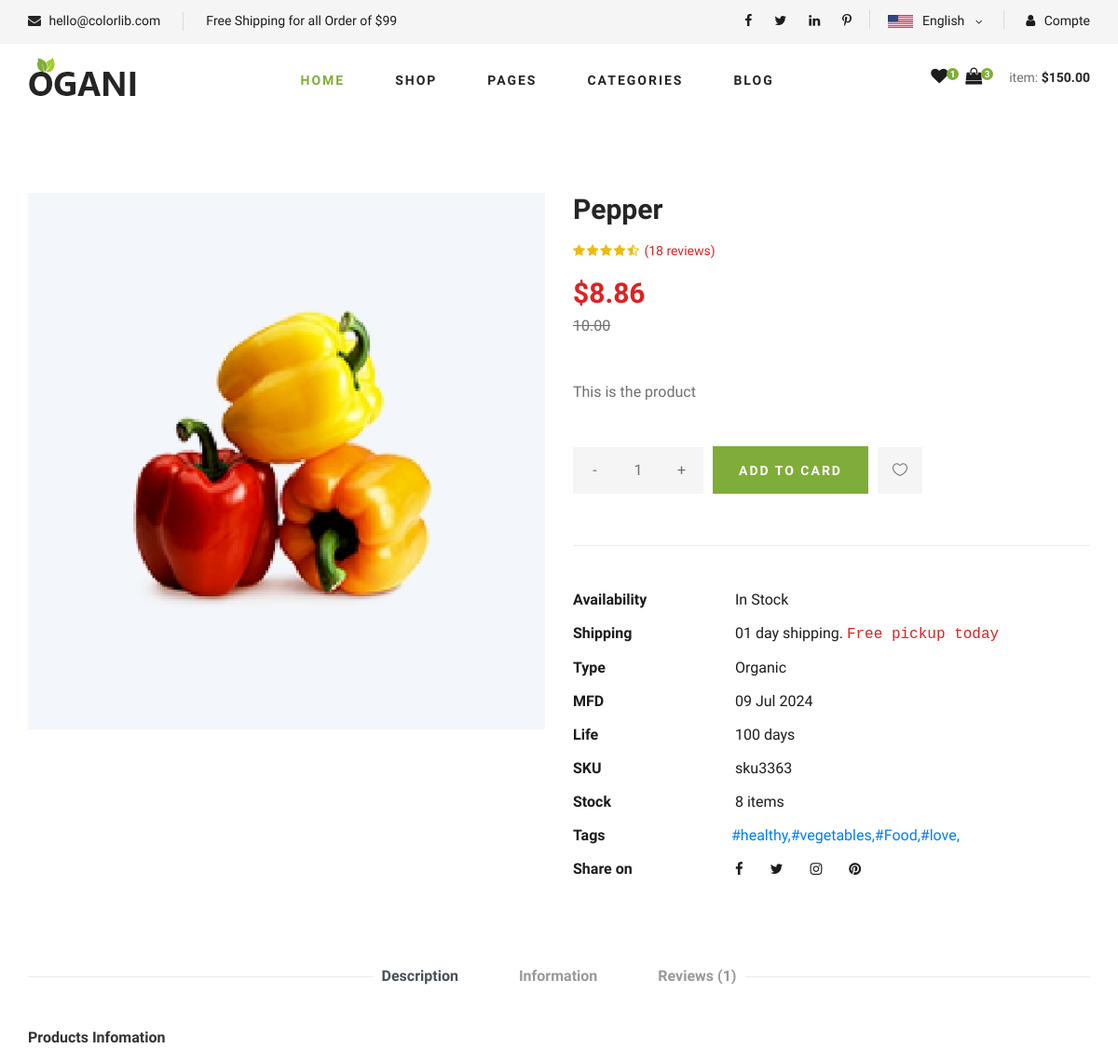
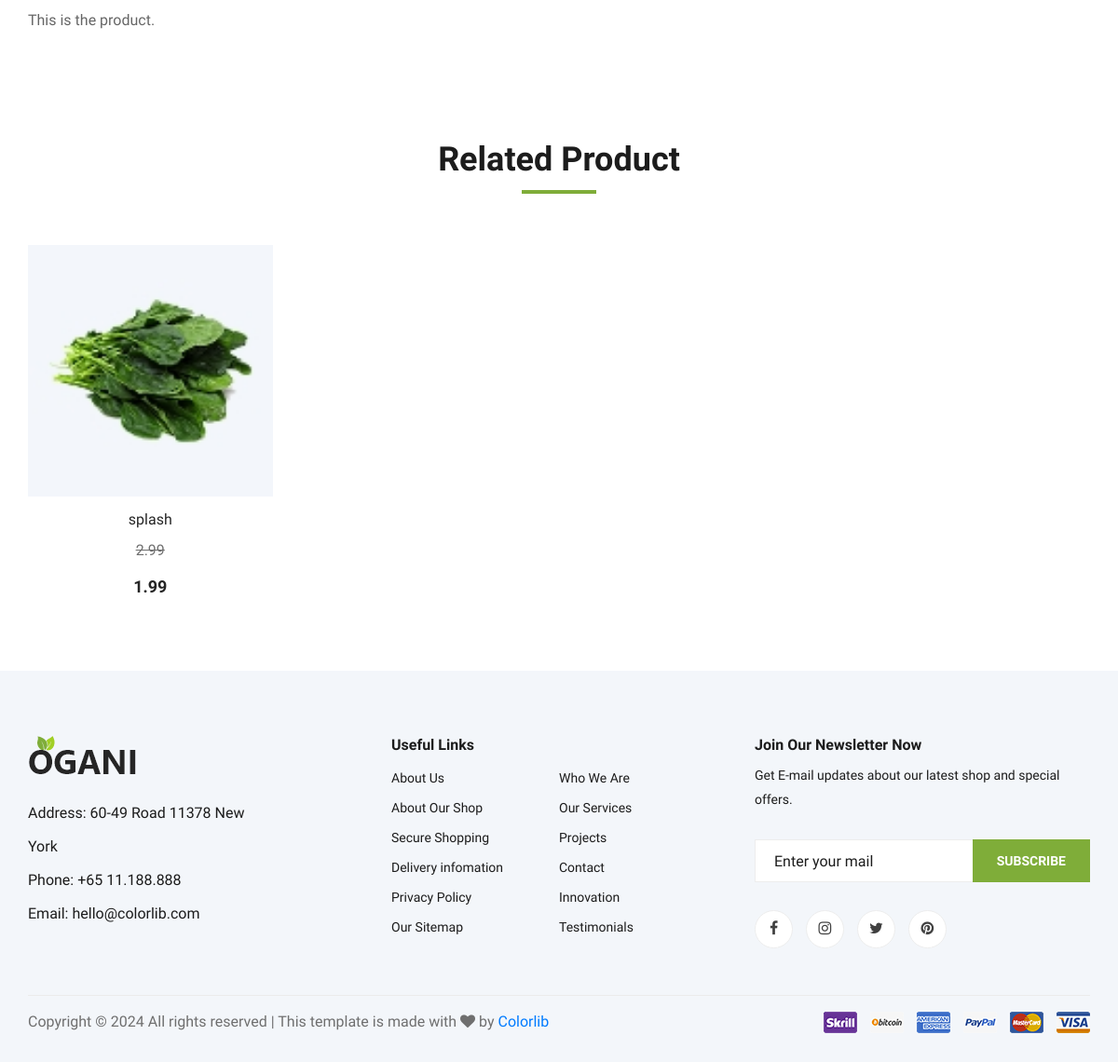
The app's page /product/gfgckdbkkc/ with its own data (2 pictures, top to bottom).
### core/models.py (models this page shows, shortened)
class Product(models.Model):
    pid = ShortUUIDField(unique=True, length=10, max_length=20, alphabet="qbcdefgk")
    user = models.ForeignKey(User, on_delete=models.SET_NULL, null=True)
    category = models.ForeignKey(
        Category, on_delete=models.SET_NULL, null=True, related_name="category"
    )
    vendor = models.ForeignKey(
        Vendor, on_delete=models.SET_NULL, null=True, related_name="vendor"
    )
    title = models.CharField(max_length=100, default="Fresh Pear")
    image = models.ImageField(upload_to=user_directory_path, default="product.jpg")
    description = RichTextUploadingField(
        null=True, blank=True, default="This is the product"
    )
    price = models.DecimalField(max_digits=10, decimal_places=2, default="1.99")
    old_price = models.DecimalField(max_digits=10, decimal_places=2, default="2.99")
    specification = RichTextUploadingField(null=True, blank=True, default="")
    type = models.CharField(max_length=100, default="Organic", null=True, blank=True)
    stock_count = models.CharField(
        max_length=100, default="8 items", null=True, blank=True
    )
    life = models.CharField(max_length=100, default="100 days", null=True, blank=True)
    mfd = models.DateTimeField(auto_now_add=False, null=True, blank=True)
    tags = TaggableManager(blank=True)
    product_status = models.CharField(
        choices=STATUS, max_length=10, default="in_review"
    )
    status = models.BooleanField(default=True)
    in_stock = models.BooleanField(default=True)
    featured = models.BooleanField(default=False)
    digital = models.BooleanField(default=False)
    sku = ShortUUIDField(
        unique=True, length=4, max_length=10, prefix="sku", alphabet="1234567890"
    )
    date = models.DateTimeField(auto_now_add=True)
    updated = models.DecimalField(
        max_digits=10, decimal_places=2, null=True, blank=True
    )
    class Meta:
        verbose_name_plural = "products"

### core/views.py (the view)
# urls.py: path("product/<str:pid>/", views.product_detail_view, name="product-detail"),
def product_detail_view(request, pid):
    product = Product.objects.get(pid=pid)
    p_images = product.p_images.all()
    products = Product.objects.filter(category=product.category).exclude(pid=pid)
    reviews = ProductReview.objects.filter(product=product).order_by("-date")
    average_rating = ProductReview.objects.filter(product=product).aggregate(
        rating=Avg("rating")
    )
    review_form = ProductReviewForm()
    make_review=True
    if request.user.is_authenticated:
        user_review_count=ProductReview.objects.filter(user=request.user,product=product).count()
        if user_review_count >0:
            make_review=False
    context = {
        "review_form": review_form,
        "make_review":make_review,
        "p": product,
        "p_img": p_images,
        "products": products,
        "reviews": reviews,
        "average_rating": average_rating,
        "review_form": review_form,
    }
    return render(request, "core/product-detail.html", context)

### core/forms.py
class ProductReviewForm(forms.ModelForm):
    review=forms.CharField(widget=forms.Textarea(attrs={'placeholder':'Write review'}))
    class Meta:
        model =ProductReview
        fields =['review','rating']

### core/context_processer.py (called while the page is built)
def default(request):
    categories = Category.objects.all()
    vendors = Vendor.objects.all()
    min_max_price = Product.objects.aggregate(min_price=Min("price"),max_price=Max("price"))
    try:
            address = Address.objects.filter(user=request.user)
    except:
            address = None
    return {
        "categories": categories,
        "address": address,
        "vendors": vendors,
        'min_max_price': {
            'price__min': min_max_price['min_price'],
            'price__max': min_max_price['max_price']
        }
    }

### templates/core/product-detail.html (shortened to what this page needs)
{% extends 'partials/base.html' %}
{% load static%}
{% block content %}
    <section class="product-details spad">
        <div class="container">
            <div class="row">
                <div class="col-lg-6 col-md-6">
                    <div class="product__details__pic">
                        <div class="product__details__pic__item">
                            <img class="product__details__pic__item--large"
                                src="{{p.image.url}}" alt="">
                        </div>
                    </div>
                </div>
                <div class="col-lg-6 col-md-6">
                    <div class="product__details__text">
                        <h3>{{p.title}}</h3>
                        <div class="product__details__rating">
                            <i class="fa fa-star"></i>
                            <i class="fa fa-star"></i>
                            <i class="fa fa-star"></i>
                            <i class="fa fa-star"></i>
                            <i class="fa fa-star-half-o"></i>
                            <span>(18 reviews)</span>
                        </div>
                        <div class="product__details__price">${{p.price}} <p><del>{{p.old_price}}</del></p></div>
                        <p>{{p.description|truncatechars:100}}</p>
                        <div class="product__details__quantity">
                            <div class="quantity">
                                <div class="pro-qty">
                                    <input type="text" value="1">
                                </div>
                            </div>
                        </div>
                        <a href="#" class="primary-btn">ADD TO CARD</a>
                        <a href="#" class="heart-icon"><span class="icon_heart_alt"></span></a>
                        <ul>
                            <li><b>Availability</b> <span>In Stock</span></li>
                            <li><b>Shipping</b> <span>01 day shipping. <samp>Free pickup today</samp></span></li>
                            <li><b>Type</b> <span>{{p.type}}</span></li>
                            <li><b>MFD</b> <span>{{p.mfd|date:"d M Y"}}</span></li>
                            <li><b>Life</b> <span>{{p.life}}</span></li>
                            <li><b>SKU</b> <span>{{p.sku}}</span></li>
                            <li><b>Stock</b> <span>{{p.stock_count}}</span></li>
                            <li><b>Tags</b>{%for tag in p.tags.all%}<a href="{% url 'core:tags' tag.slug %}" rel="tag">#{{tag.name}},</a>{%endfor%}</li>
                            <li><b>Share on</b>
                                <div class="share">
                                    <a href="#"><i class="fa fa-facebook"></i></a>
                                    <a href="#"><i class="fa fa-twitter"></i></a>
                                    <a href="#"><i class="fa fa-instagram"></i></a>
                                    <a href="#"><i class="fa fa-pinterest"></i></a>
                                </div>
                            </li>
                        </ul>
                    </div>
                </div>
                <div class="col-lg-12">
                    <div class="product__details__tab">
                        <ul class="nav nav-tabs" role="tablist">
                            <li class="nav-item">
                                <a class="nav-link active" data-toggle="tab" href="#tabs-1" role="tab"
                                    aria-selected="true">Description</a>
                            </li>
                            <li class="nav-item">
                                <a class="nav-link" data-toggle="tab" href="#tabs-2" role="tab"
                                    aria-selected="false">Information</a>
                            </li>
                            <li class="nav-item">
                                <a class="nav-link" data-toggle="tab" href="#tabs-3" role="tab"
                                    aria-selected="false">Reviews <span>({{reviews.count}})</span></a>
                            </li>
                        </ul>
                        <div class="tab-content">
                            <div class="tab-pane active" id="tabs-1" role="tabpanel">
                                <div class="product__details__tab__desc">
                                    <h6>Products Infomation</h6>
                                        <p>{{p.description|safe}}.</p>
                                </div>
                            </div>
                        </div>
                    </div>
                </div>
            </div>
        </div>
    </section>
    <section class="related-product">
        <div class="container">
            <div class="row">
            {%if products%}
                <div class="col-lg-12">
                    <div class="section-title related__product__title">
                        <h2>Related Product</h2>
                    </div>
                </div>
            {%endif%}
            </div>
            <div class="row">
            {%for p in products%}
                <div class="col-lg-3 col-md-4 col-sm-6">
                    <div class="product__item">
                        <div class="product__item__pic set-bg" data-setbg="{{p.image.url}}">
                        </div>
                        <div class="product__item__text">
                            <h6><a href="{% url 'core:product-detail' p.pid%}">{{p.title}}</a></h6>
                            <p><del>{{p.old_price}}</del></p>
                            <h5>{{p.price}}</h5>
                        </div>
                    </div>
                </div>
            {%endfor%}
            </div>
        </div>
    </section>
   {%endblock content%}

### templates/core/product-detail.html (style rules this page uses)
.product__details__tab__desc { display: flex; flex-direction: column; }

### records on screen
Product: image (picture), title "Pepper", price "8.86", old_price "10.00", description "This is the product", type "Organic", mfd "09 Jul 2024", life "100 days", sku "sku3363", stock_count "8 items"
Tag: name "healthy"
Tag: name "vegetables"
Tag: name "Food"
Tag: name "love"
Product: title "splash", old_price "2.99", price "1.99"

### other values on screen
{{ reviews.count }} "1"
